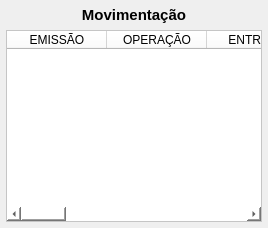
        <widget class="QWidget" name="widget_4" native="true">
         <property name="minimumSize">
          <size>
           <width>0</width>
           <height>0</height>
          </size>
         </property>
         <property name="maximumSize">
          <size>
           <width>700</width>
           <height>16777215</height>
          </size>
         </property>
         <layout class="QVBoxLayout" name="verticalLayout_14">
          <property name="leftMargin">
           <number>0</number>
          </property>
          <property name="topMargin">
           <number>0</number>
          </property>
          <property name="rightMargin">
           <number>0</number>
          </property>
          <property name="bottomMargin">
           <number>0</number>
          </property>
          <item>
           <widget class="QWidget" name="widget_Mov" native="true">
            <property name="styleSheet">
             <string notr="true"/>
            </property>
            <layout class="QVBoxLayout" name="verticalLayout_13">
             <property name="leftMargin">
              <number>6</number>
             </property>
             <property name="topMargin">
              <number>6</number>
             </property>
             <property name="rightMargin">
              <number>6</number>
             </property>
             <property name="bottomMargin">
              <number>6</number>
             </property>
             <item>
              <widget class="QLabel" name="label_Titulo">
               <property name="minimumSize">
                <size>
                 <width>0</width>
                 <height>18</height>
                </size>
               </property>
               <property name="maximumSize">
                <size>
                 <width>16777215</width>
                 <height>18</height>
                </size>
               </property>
               <property name="font">
                <font>
                 <pointsize>11</pointsize>
                 <weight>75</weight>
                 <bold>true</bold>
                </font>
               </property>
               <property name="text">
                <string>Movimentação</string>
               </property>
               <property name="alignment">
                <set>Qt::AlignCenter</set>
               </property>
              </widget>
             </item>
             <item>
              <widget class="QTableWidget" name="table_Mov">
               <property name="sizePolicy">
                <sizepolicy hsizetype="Preferred" vsizetype="Preferred">
                 <horstretch>0</horstretch>
                 <verstretch>0</verstretch>
                </sizepolicy>
               </property>
               <property name="font">
                <font>
                 <pointsize>9</pointsize>
                 <weight>50</weight>
                 <bold>false</bold>
                </font>
               </property>
               <property name="styleSheet">
                <string notr="true">background-color: rgb(255, 255, 255);</string>
               </property>
               <column>
                <property name="text">
                 <string>EMISSÃO</string>
                </property>
               </column>
               <column>
                <property name="text">
                 <string>OPERAÇÃO</string>
                </property>
               </column>
               <column>
                <property name="text">
                 <string>ENTRADA</string>
                </property>
               </column>
               <column>
                <property name="text">
                 <string>QTDE</string>
                </property>
               </column>
               <column>
                <property name="text">
                 <string>OPERAÇÃO</string>
                </property>
               </column>
               <column>
                <property name="text">
                 <string>SAÍDA</string>
                </property>
               </column>
               <column>
                <property name="text">
                 <string>QTDE</string>
                </property>
               </column>
               <column>
                <property name="text">
                 <string>SOLICITANTE</string>
                </property>
               </column>
               <column>
                <property name="text">
                 <string>ESTOQUE</string>
                </property>
               </column>
               <column>
                <property name="text">
                 <string>CFOP</string>
                </property>
               </column>
              </widget>
             </item>
            </layout>
           </widget>
          </item>
         </layout>
        </widget>
